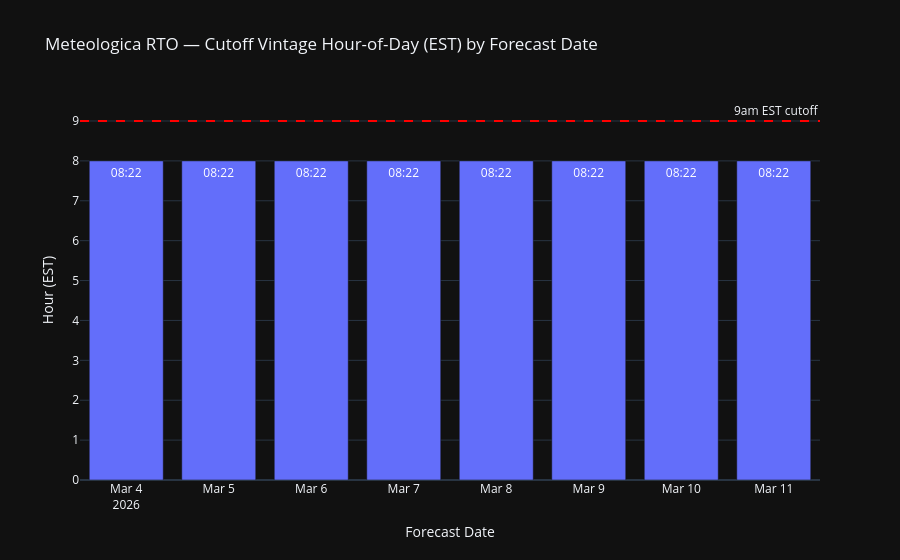

Notebook source saved alongside this figure:
### Code cell
fig = px.bar(
    cutoff_times,
    x="forecast_date",
    y="cutoff_hour",
    text="cutoff_time_str",
    title="Meteologica RTO \u2014 Cutoff Vintage Hour-of-Day (EST) by Forecast Date",
    template="plotly_dark",
)
fig.add_hline(y=9, line_dash="dash", line_color="red", annotation_text="9am EST cutoff")
fig.update_layout(yaxis_title="Hour (EST)", xaxis_title="Forecast Date")
fig.show()

### Figure 1 — Plotly figure (JSON) as saved in the notebook; plotly's stock layout.template omitted (floating-point values rounded to 4 significant figures)
{"data": [{"hovertemplate": "forecast_date=%{x}<br>cutoff_hour=%{y}<br>cutoff_time_str=%{text}<extra></extra>", "legendgroup": "", "marker": {"color": "#636efa", "pattern": {"shape": ""}}, "name": "", "orientation": "v", "showlegend": false, "text": ["08:22", "08:22", "08:22", "08:22", "08:22", "08:22", "08:22", "08:22"], "textposition": "auto", "type": "bar", "x": ["2026-03-04", "2026-03-05", "2026-03-06", "2026-03-07", "2026-03-08", "2026-03-09", "2026-03-10", "2026-03-11"], "xaxis": "x", "y": [8, 8, 8, 8, 8, 8, 8, 8], "yaxis": "y"}], "layout": {"annotations": [{"showarrow": false, "text": "9am EST cutoff", "x": 1, "xanchor": "right", "xref": "x domain", "y": 9, "yanchor": "bottom", "yref": "y"}], "barmode": "relative", "legend": {"tracegroupgap": 0}, "shapes": [{"line": {"color": "red", "dash": "dash"}, "type": "line", "x0": 0, "x1": 1, "xref": "x domain", "y0": 9, "y1": 9, "yref": "y"}], "title": {"text": "Meteologica RTO — Cutoff Vintage Hour-of-Day (EST) by Forecast Date"}, "xaxis": {"anchor": "y", "domain": [0, 1], "title": {"text": "Forecast Date"}}, "yaxis": {"anchor": "x", "domain": [0, 1], "title": {"text": "Hour (EST)"}}}}
